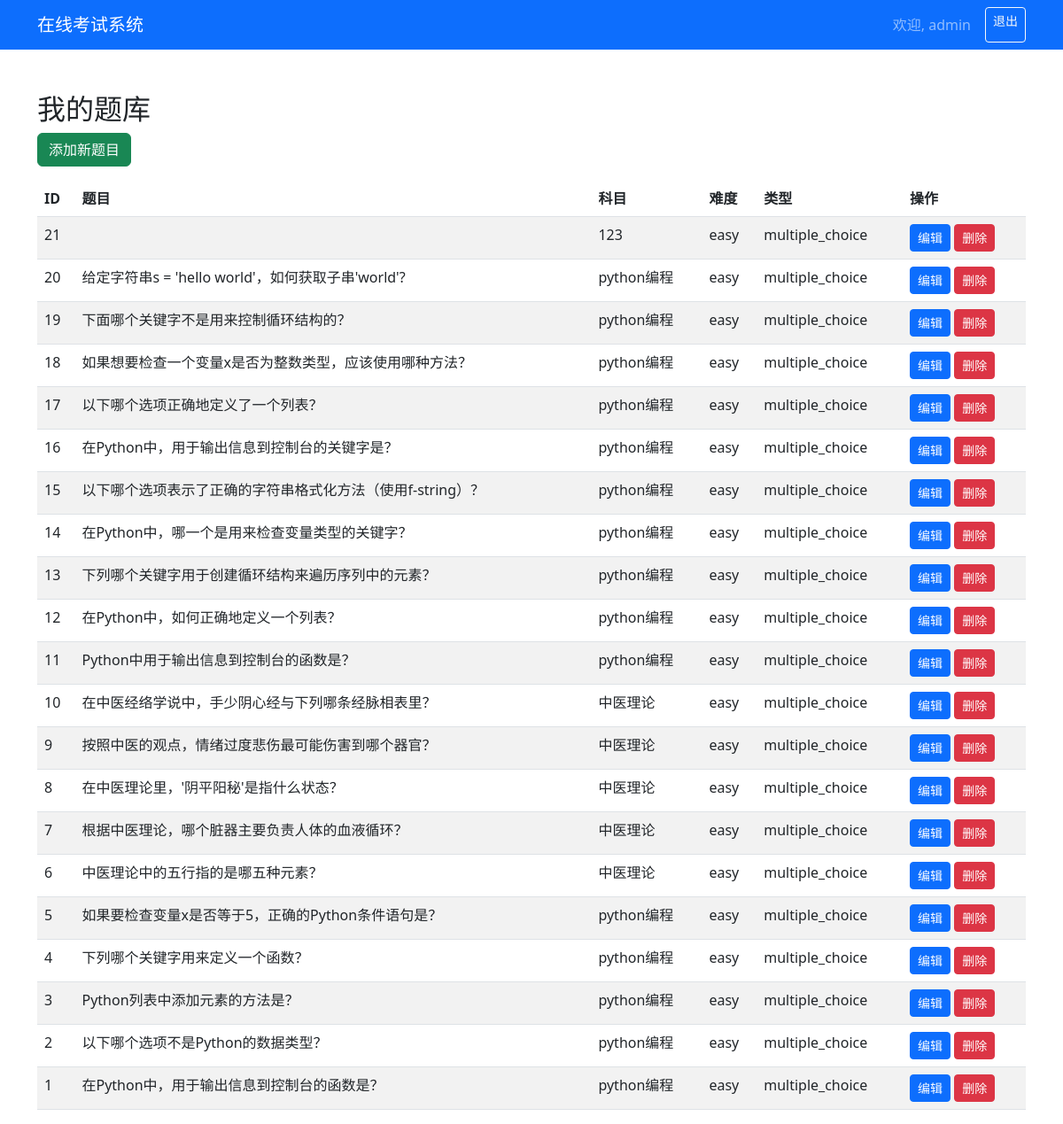
Page /manage_questions (signed in) on the committed database.
### tables this page shows
CREATE TABLE users (
            id INTEGER PRIMARY KEY AUTOINCREMENT,
            username TEXT UNIQUE NOT NULL,
            password TEXT NOT NULL,
            role TEXT NOT NULL, -- 'teacher' 或 'student'
            created_at TIMESTAMP DEFAULT CURRENT_TIMESTAMP
        );

CREATE TABLE questions (
            id INTEGER PRIMARY KEY AUTOINCREMENT,
            teacher_id INTEGER NOT NULL,
            question_text TEXT NOT NULL,
            option_a TEXT,
            option_b TEXT,
            option_c TEXT,
            option_d TEXT,
            option_e TEXT,
            option_f TEXT,
            correct_answer TEXT, -- 对于多选题，用逗号分隔多个答案，如"A,B,C"
            question_type TEXT DEFAULT 'multiple_choice', -- multiple_choice, multiple_select, true_false, short_answer, programming
            subject TEXT,
            difficulty TEXT, -- easy, medium, hard
            points INTEGER DEFAULT 1, -- 题目分值
            test_cases TEXT, -- 编程题的测试用例JSON
            solution_code TEXT, -- 编程题参考答案
            created_at TIMESTAMP DEFAULT CURRENT_TIMESTAMP, explanation TEXT,
            FOREIGN KEY (teacher_id) REFERENCES users(id)
        );

### app.py (the view)
@app.route('/manage_questions')
@login_required
@role_required('teacher')
def manage_questions():
    filter_subject = request.args.get('subject', '')
    filter_type = request.args.get('question_type', '')
    with get_db() as conn:
        subjects = conn.execute(
            'SELECT DISTINCT subject FROM questions WHERE teacher_id = ? AND subject IS NOT NULL AND subject != "" ORDER BY subject',
            (session['user_id'],)
        ).fetchall()
        query = 'SELECT * FROM questions WHERE teacher_id = ?'
        params = [session['user_id']]
        if filter_subject:
            query += ' AND subject = ?'
            params.append(filter_subject)
        if filter_type:
            query += ' AND question_type = ?'
            params.append(filter_type)
        query += ' ORDER BY id DESC'
        questions = conn.execute(query, params).fetchall()
    return render_template('manage_questions.html',
                           questions=questions,
                           subjects=subjects,
                           filter_subject=filter_subject,
                           filter_type=filter_type)

### app.py (called while the page is built)
def get_db_connection():
    conn = sqlite3.connect('exam_system.db')
    conn.row_factory = sqlite3.Row  # 使结果可以通过列名访问
    return conn

@contextmanager
def get_db():
    conn = get_db_connection()
    try:
        yield conn
    finally:
        conn.close()

def login_required(f):
    from functools import wraps
    @wraps(f)
    def decorated_function(*args, **kwargs):
        if 'user_id' not in session:
            return redirect(url_for('login'))
        return f(*args, **kwargs)
    return decorated_function

def role_required(required_role):
    def decorator(f):
        from functools import wraps
        @wraps(f)
        def decorated_function(*args, **kwargs):
            if 'user_id' not in session:
                return redirect(url_for('login'))
            with get_db() as conn:
                user = conn.execute('SELECT role FROM users WHERE id = ?',
                                   (session['user_id'],)).fetchone()
            if user['role'] != required_role:
                flash('您没有权限访问此页面', 'error')
                return redirect(url_for('dashboard'))
            return f(*args, **kwargs)
        return decorated_function
    return decorator

### templates/manage_questions.html (shortened to what this page needs)
<!DOCTYPE html>
<html lang="zh-CN">
<head>
    <link href="https://cdn.jsdelivr.net/npm/bootstrap@5.3.0/dist/css/bootstrap.min.css" rel="stylesheet">
</head>
<body>
    <nav class="navbar navbar-expand-lg navbar-dark bg-primary">
        <div class="container">
            <a class="navbar-brand" href="{{ url_for('dashboard') }}">在线考试系统</a>
            <div class="navbar-nav ms-auto">
                <span class="navbar-text me-3">欢迎, {{ session.get('username') }}</span>
                <a class="btn btn-outline-light btn-sm" href="{{ url_for('logout') }}">退出</a>
            </div>
        </div>
    </nav>
    <div class="container mt-5">
        <h2>我的题库</h2>
        <a href="{{ url_for('add_question') }}" class="btn btn-success mb-3">添加新题目</a>
        {% if questions %}
            <div class="table-responsive">
                <table class="table table-striped">
                    <thead>
                        <tr>
                            <th>ID</th>
                            <th>题目</th>
                            <th>科目</th>
                            <th>难度</th>
                            <th>类型</th>
                            <th>操作</th>
                        </tr>
                    </thead>
                    <tbody>
                        {% for q in questions %}
                        <tr>
                            <td>{{ q.id }}</td>
                            <td>{{ q.question_text[:60] }}{% if q.question_text|length > 60 %}...{% endif %}</td>
                            <td>{{ q.subject }}</td>
                            <td>{{ q.difficulty }}</td>
                            <td>{{ q.question_type }}</td>
                            <td>
                                <a href="{{ url_for('edit_question', question_id=q.id) }}" class="btn btn-primary btn-sm">编辑</a>
                                <a href="{{ url_for('delete_question', question_id=q.id) }}" class="btn btn-danger btn-sm"
                                   onclick="return confirm('确定删除此题？')">删除</a>
                            </td>
                        </tr>
                        {% endfor %}
                    </tbody>
                </table>
            </div>
        {% else %}
            <p class="text-muted">题库为空，请先添加题目。</p>
        {% endif %}
    </div>
</body>
</html>

### rows in the picture
users: get "admin"
questions: id "21", subject "123", difficulty "easy", question_type "multiple_choice"
questions: id "20", question_text "给定字符串s = 'hello world'，如何获取子串'world'?", subject "python编程", difficulty "easy", question_type "multiple_choice"
questions: id "19", question_text "下面哪个关键字不是用来控制循环结构的？", subject "python编程", difficulty "easy", question_type "multiple_choice"
questions: id "18", question_text "如果想要检查一个变量x是否为整数类型，应该使用哪种方法？", subject "python编程", difficulty "easy", question_type "multiple_choice"
questions: id "17", question_text "以下哪个选项正确地定义了一个列表？", subject "python编程", difficulty "easy", question_type "multiple_choice"
questions: id "16", question_text "在Python中，用于输出信息到控制台的关键字是？", subject "python编程", difficulty "easy", question_type "multiple_choice"
questions: id "15", question_text "以下哪个选项表示了正确的字符串格式化方法（使用f-string）？", subject "python编程", difficulty "easy", question_type "multiple_choice"
questions: id "14", question_text "在Python中，哪一个是用来检查变量类型的关键字？", subject "python编程", difficulty "easy", question_type "multiple_choice"
questions: id "13", question_text "下列哪个关键字用于创建循环结构来遍历序列中的元素？", subject "python编程", difficulty "easy", question_type "multiple_choice"
questions: id "12", question_text "在Python中，如何正确地定义一个列表？", subject "python编程", difficulty "easy", question_type "multiple_choice"
questions: id "11", question_text "Python中用于输出信息到控制台的函数是？", subject "python编程", difficulty "easy", question_type "multiple_choice"
questions: id "10", question_text "在中医经络学说中，手少阴心经与下列哪条经脉相表里？", subject "中医理论", difficulty "easy", question_type "multiple_choice"
questions: id "9", question_text "按照中医的观点，情绪过度悲伤最可能伤害到哪个器官？", subject "中医理论", difficulty "easy", question_type "multiple_choice"
questions: id "8", question_text "在中医理论里，'阴平阳秘'是指什么状态？", subject "中医理论", difficulty "easy", question_type "multiple_choice"
questions: id "7", question_text "根据中医理论，哪个脏器主要负责人体的血液循环？", subject "中医理论", difficulty "easy", question_type "multiple_choice"
questions: id "6", question_text "中医理论中的五行指的是哪五种元素？", subject "中医理论", difficulty "easy", question_type "multiple_choice"
questions: id "5", question_text "如果要检查变量x是否等于5，正确的Python条件语句是？", subject "python编程", difficulty "easy", question_type "multiple_choice"
questions: id "4", question_text "下列哪个关键字用来定义一个函数？", subject "python编程", difficulty "easy", question_type "multiple_choice"
questions: id "3", question_text "Python列表中添加元素的方法是？", subject "python编程", difficulty "easy", question_type "multiple_choice"
questions: id "2", question_text "以下哪个选项不是Python的数据类型？", subject "python编程", difficulty "easy", question_type "multiple_choice"
questions: id "1", question_text "在Python中，用于输出信息到控制台的函数是？", subject "python编程", difficulty "easy", question_type "multiple_choice"
